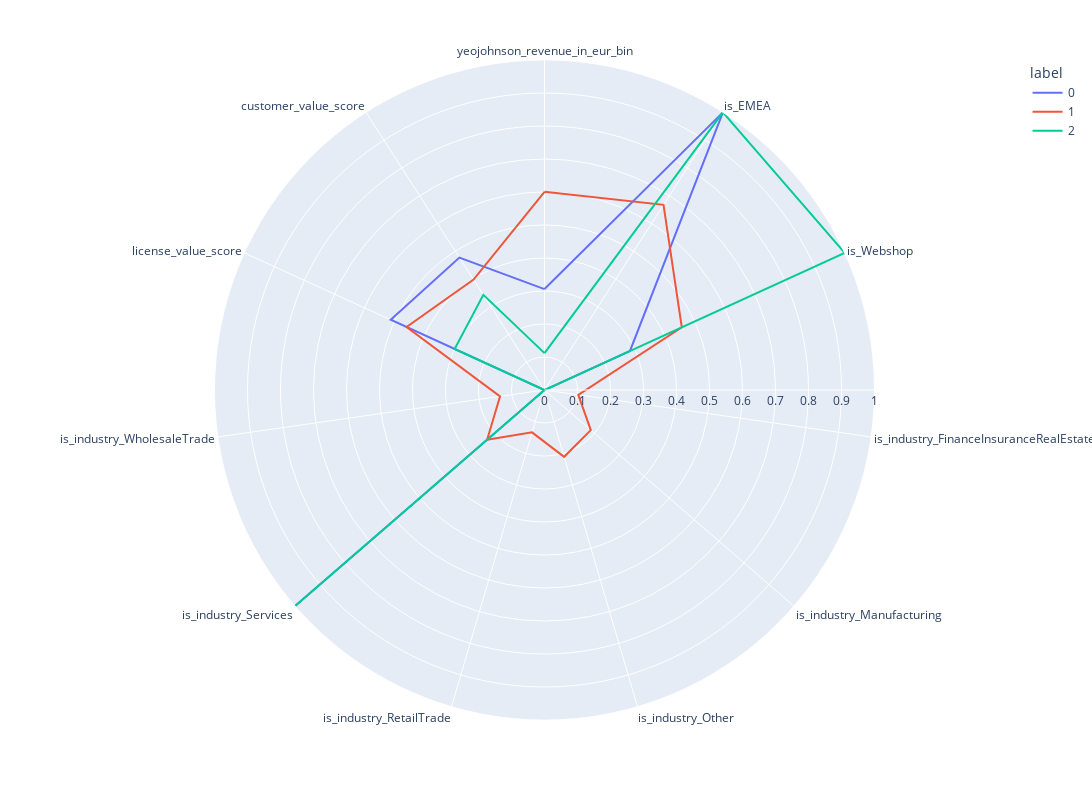

The notebook cell this image was saved under:
### Code cell
clusters=pd.DataFrame(features, columns=features_df.columns)
clusters['label']=kmeans.labels_
polar=clusters.groupby("label").mean().reset_index()
polar=pd.melt(polar,id_vars=["label"])
fig = px.line_polar(polar, r="value", theta="variable", color="label", line_close=True,height=800,width=1400)
fig.show()

### Figure 1 — Plotly figure (JSON) as saved in the notebook; plotly's stock layout.template omitted (floating-point values rounded to 4 significant figures)
{"data": [{"hovertemplate": "label=0<br>value=%{r}<br>variable=%{theta}<extra></extra>", "legendgroup": "0", "line": {"color": "#636efa", "dash": "solid"}, "marker": {"symbol": "circle"}, "mode": "lines", "name": "0", "r": [0.3059, 1, 0.2848, 0, 0, 0, 0, 1, 0, 0.5122, 0.477, 0.3059], "showlegend": true, "subplot": "polar", "theta": ["yeojohnson_revenue_in_eur_bin", "is_EMEA", "is_Webshop", "is_industry_FinanceInsuranceRealEstate", "is_industry_Manufacturing", "is_industry_Other", "is_industry_RetailTrade", "is_industry_Services", "is_industry_WholesaleTrade", "license_value_score", "customer_value_score", "yeojohnson_revenue_in_eur_bin"], "type": "scatterpolar"}, {"hovertemplate": "label=1<br>value=%{r}<br>variable=%{theta}<extra></extra>", "legendgroup": "1", "line": {"color": "#EF553B", "dash": "solid"}, "marker": {"symbol": "circle"}, "mode": "lines", "name": "1", "r": [0.6007, 0.667, 0.4574, 0.1035, 0.1856, 0.211, 0.1337, 0.2301, 0.136, 0.4594, 0.3976, 0.6007], "showlegend": true, "subplot": "polar", "theta": ["yeojohnson_revenue_in_eur_bin", "is_EMEA", "is_Webshop", "is_industry_FinanceInsuranceRealEstate", "is_industry_Manufacturing", "is_industry_Other", "is_industry_RetailTrade", "is_industry_Services", "is_industry_WholesaleTrade", "license_value_score", "customer_value_score", "yeojohnson_revenue_in_eur_bin"], "type": "scatterpolar"}, {"hovertemplate": "label=2<br>value=%{r}<br>variable=%{theta}<extra></extra>", "legendgroup": "2", "line": {"color": "#00cc96", "dash": "solid"}, "marker": {"symbol": "circle"}, "mode": "lines", "name": "2", "r": [0.1118, 1, 1, 0, 0, 0, 0, 1, 0, 0.2995, 0.3428, 0.1118], "showlegend": true, "subplot": "polar", "theta": ["yeojohnson_revenue_in_eur_bin", "is_EMEA", "is_Webshop", "is_industry_FinanceInsuranceRealEstate", "is_industry_Manufacturing", "is_industry_Other", "is_industry_RetailTrade", "is_industry_Services", "is_industry_WholesaleTrade", "license_value_score", "customer_value_score", "yeojohnson_revenue_in_eur_bin"], "type": "scatterpolar"}], "layout": {"height": 800, "legend": {"title": {"text": "label"}, "tracegroupgap": 0}, "margin": {"t": 60}, "polar": {"angularaxis": {"direction": "clockwise", "rotation": 90}, "domain": {"x": [0, 1], "y": [0, 1]}}, "width": 1400}}
